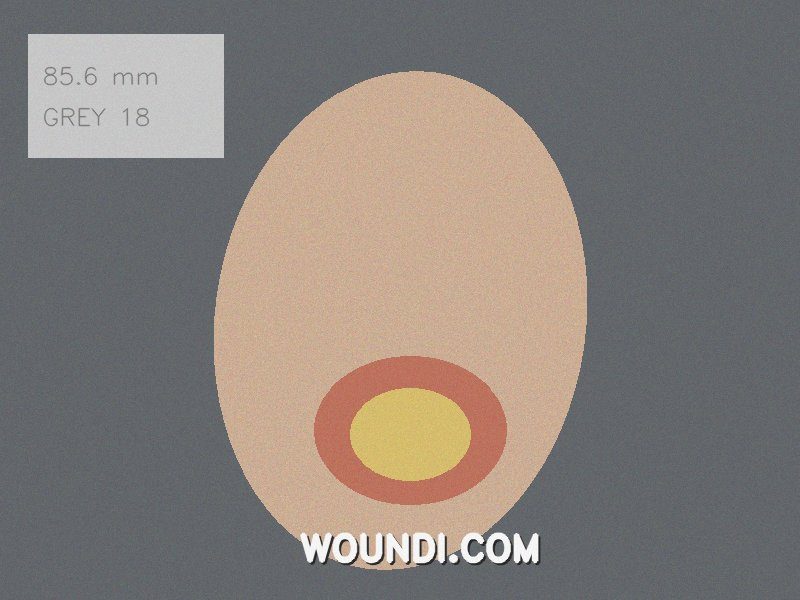
#> input picture api/tests/fixtures/carded_and_watermarked_foot.jpg, 800 x 600 px
$ python -i cv_utils.py   (imports and definitions only)   (older library calls are emulated)
#> lines starting #> are read from the running program, lines starting #| are printed output that depends on the picture; after the words box and inside, x2 and y2 are one past the last pixel; in counts of white or black regions, pixels touching at a corner belong together
"""Shared image primitives used by the quality gate and the classical backend.

All measurements are made INSIDE the detected subject region, so a busy or
badly lit background does not drive the result.
"""

from __future__ import annotations

import cv2
import numpy as np

MAX_WORK_DIM = 720


# [14 lines left out: functions decode_image, encode_png, not called in this run]


def work_scale(img: np.ndarray) -> float:
    h, w = img.shape[:2]
    longest = max(h, w)
    return min(1.0, MAX_WORK_DIM / float(longest)) if longest else 1.0


# [7 lines left out: function lab_planes, not called in this run]


def estimate_subject_mask(bgr: np.ndarray) -> tuple[np.ndarray, float]:
    """Segment the photographed subject from the background.

    Models the background from the image border, measures LAB distance from
    that model, and keeps the largest coherent region. A true close-up (subject
    fills the frame, so border == subject) is detected and the whole frame is
    treated as the subject rather than producing noise.

    Returns (uint8 mask 0/255 at full resolution, fraction of frame covered).
    """
    h, w = bgr.shape[:2]
    scale = work_scale(bgr)
    small = cv2.resize(bgr, None, fx=scale, fy=scale, interpolation=cv2.INTER_AREA) \
        if scale < 1.0 else bgr
    sh, sw = small.shape[:2]

    blur = cv2.GaussianBlur(small, (5, 5), 0)
    lab = cv2.cvtColor(blur, cv2.COLOR_BGR2LAB).astype(np.float32)

    band_y = max(2, int(sh * 0.08))
    band_x = max(2, int(sw * 0.08))
    border = np.concatenate(
        [
            lab[:band_y, :, :].reshape(-1, 3),
            lab[-band_y:, :, :].reshape(-1, 3),
            lab[:, :band_x, :].reshape(-1, 3),
            lab[:, -band_x:, :].reshape(-1, 3),
        ]
    )
    bg = np.median(border, axis=0)
    dist = np.linalg.norm(lab - bg, axis=2)

    # Close-up: nothing in frame is far from the border colour.
    if float(np.percentile(dist, 95)) < 14.0:
        mask_full = np.full((h, w), 255, dtype=np.uint8)
        return mask_full, 1.0

    dmax = float(dist.max()) or 1.0
    dist_u8 = np.clip(dist / dmax * 255.0, 0, 255).astype(np.uint8)
    _, th = cv2.threshold(dist_u8, 0, 255, cv2.THRESH_BINARY + cv2.THRESH_OTSU)

    k = max(3, (min(sh, sw) // 60) | 1)
    kernel = cv2.getStructuringElement(cv2.MORPH_ELLIPSE, (k, k))
    th = cv2.morphologyEx(th, cv2.MORPH_CLOSE, kernel, iterations=2)
    th = cv2.morphologyEx(th, cv2.MORPH_OPEN, kernel, iterations=1)

    n, labels, stats, _ = cv2.connectedComponentsWithStats(th, connectivity=8)
    if n <= 1:
        mask_small = np.full((sh, sw), 255, dtype=np.uint8)
    else:
        areas = stats[1:, cv2.CC_STAT_AREA]
        largest = int(np.argmax(areas)) + 1
        mask_small = np.where(labels == largest, 255, 0).astype(np.uint8)
        # Fill interior holes so a dark wound bed stays part of the subject.
        contours, _ = cv2.findContours(
            mask_small, cv2.RETR_EXTERNAL, cv2.CHAIN_APPROX_SIMPLE
        )
        if contours:
            mask_small = np.zeros_like(mask_small)
            cv2.drawContours(mask_small, contours, -1, 255, thickness=cv2.FILLED)

    mask_full = cv2.resize(mask_small, (w, h), interpolation=cv2.INTER_NEAREST) \
        if scale < 1.0 else mask_small
    fraction = float((mask_full > 0).mean())

    # A degenerate segmentation is worse than none: fall back to the frame.
    if fraction < 0.02:
        return np.full((h, w), 255, dtype=np.uint8), 1.0
    return mask_full, fraction


# [10 lines left out: function masked_stats, not called in this run]


FOCUS_NORM_SHORT_SIDE = 480


# [52 lines left out: functions focus_variance, exposure_mean, drop_thin_structures, not called in this run]


# --- a bounded bed, or diffuse colour -----------------------------------------
#
# The third axis, and the one a field capture asked for directly.
#
# This module measures three things: red, yellow, dark. A granulating ulcer bed
# is RED -- not yellow, not dark -- so by construction it lands in `erythema`
# and is reported as "surface redness", the same bucket as a flush, a stain of
# pressure hyperaemia, or the pink of a warm foot. On a real photograph of an
# open plantar ulcer the wound came back as `erythema 10.7%` inside a bounding
# box far larger than the wound, and nothing on the page distinguished it from
# scattered colour variation.
#
# What differs is the same thing that separates slough from callus, one axis
# over: a bed lies IN a defect, so it has a real margin and a moist surface.
# Diffuse redness fades into the skin around it and is dry.
#
# WHAT THIS DOES NOT DO. It does not raise the grade, and it cannot: erythema
# is capped at REVIEW in `evidence._erythema` because redness in a photograph
# is a colour, set as much by the lamp and the white balance as by the skin --
# a bounded red area is still a colour, and none of the tests below establishes
# warmth, infection or depth. "bed_like" is a statement about a BOUNDARY, not
# about tissue viability, and the ceiling is unchanged and asserted by test.

RED_BED_MIN_EDGE = 25.0         # a wound margin is a real step, as for slough
RED_BED_MIN_SPECULAR = 0.012    # a bed is moist; intact red skin is not


# [195 lines left out: functions red_region_character, drop_backdrop_regions, looks_like_skin, chroma, not called in this run]


# --- colour reference card ---------------------------------------------------
#
# Every threshold this platform applies to colour is stated RELATIVE to the
# patient's own skin, precisely because absolute colour in a phone photograph is
# not a measurement -- auto white balance, tungsten versus daylight, and the
# screen the clinician is standing under all move it further than illness does.
# Relative thresholds survive that, but two images of the same wound taken on
# different days still cannot be compared numerically.
#
# A neutral grey or white card held in the frame fixes that, and only that. It
# gives the illuminant a known answer, so the correction that maps the card back
# to neutral can be applied to the whole frame. It does NOT make the camera a
# colorimeter, and it does not make any of the findings diagnostic.

REFERENCE_MIN_AREA_FRAC = 0.004     # smaller than this and it is a highlight
REFERENCE_MAX_AREA_FRAC = 0.25      # larger and it is probably the background
# A card under a coloured light is NOT neutral in the captured pixels -- that
# cast is exactly what it is there to measure. So this bound is loose enough to
# admit a card under a strong indoor cast, and the genuinely coloured objects it
# lets through are caught afterwards by the gain-spread refusal, which asks a
# sharper question: are these gains plausible for any real illuminant?
REFERENCE_MAX_CHROMA = 30.0         # LAB units from the neutral axis
REFERENCE_MIN_L = 70.0              # a card in deep shadow corrects nothing
# Deliberately admits blown-out cards. A card detected and then refused with
# "move out of direct light" is far more useful to the clinician than a card
# that was never mentioned at all.
REFERENCE_MAX_L = 255.0
REFERENCE_MAX_L_STD = 14.0          # a card is flat; a wall with a shadow is not
REFERENCE_MAX_CLIPPED_FRAC = 0.02   # blown highlights carry no colour
REFERENCE_MAX_GAIN = 1.60           # beyond this the "card" was probably not grey
# A card must stand clearly apart in brightness from whatever else in the frame
# is neutral. Without this, a plain grey backdrop with no card in it splits
# arbitrarily into a "bright half" that then gets used as a reference.
REFERENCE_MIN_SEPARATION_L = 25.0


# [209 lines left out: functions find_reference_card, _card_from_population, white_balance_gain, not called in this run]


def apply_gain(bgr: np.ndarray, gains: np.ndarray) -> np.ndarray:
    out = bgr.astype(np.float32) * gains.reshape(1, 1, 3)
    return np.clip(out, 0, 255).astype(np.uint8)


# [180 lines left out: functions clean_binary, blobs_from_mask, area_pct, region_coherence, mask_asymmetry, contour_solidity and 2 more, not called in this run]


# --- shadow or eschar --------------------------------------------------------
#
# The single most important discrimination this module makes, and the one it
# got wrong in the field: a healthy toe was reported as necrotic tissue because
# the gap between two toes is dark. Area and darkness alone cannot separate
# them -- a shadow and an eschar are both "a dark patch".
#
# What separates them is the EDGE and the SURFACE.
#
#   A shadow is cast light. Its boundary is a gradient, because the penumbra
#   spreads over many pixels, and its interior is as smooth as the skin under
#   it -- there is nothing there but less light.
#
#   An eschar is a physical crust. Its boundary is an edge, because the tissue
#   itself changes at that line, and its interior is rough: dried, fissured,
#   wrinkled.
#
# So: measure the sharpness of the boundary, and the texture inside it.

# Measured across soft/crisp/faint/deep shadows on light and dark skin
# (13.6-30.0) and across smooth/typical/fissured crusts (271-283). Set with
# room on both sides; a real photograph is noisier than a synthetic one, and
# the fallback when the two measurements disagree is "indeterminate", which
# suppresses nothing.
SHADOW_MAX_EDGE = 60.0        # mean gradient across the boundary band
SHADOW_MAX_TEXTURE = 6.0      # std of the high-pass response inside the region


# [51 lines left out: function dark_region_character, not called in this run]


# --- callus or slough --------------------------------------------------------
#
# The same class of problem as shadow-versus-eschar, one axis over. Callus and
# slough are both yellow and both sit on the surface, so the b* threshold that
# finds one finds the other -- and a field capture showed exactly that: thick
# callus on a toe was measured as "tissue breakdown".
#
# What differs is the MATERIAL and where it sits.
#
#   Callus is dry thickened keratin, continuous with the skin around it. It
#   thickens gradually, so it has no edge at skin level, and being dry it
#   scatters light evenly with few specular highlights.
#
#   Slough is moist devitalised tissue lying IN a defect. The wound margin is
#   a real edge, and wet tissue throws specular highlights that dry keratin
#   does not.
#
# Neither measurement names a diagnosis. "Callus-like" is not "harmless" --
# an ulcer very often hides underneath callus, which is why the follow-up asks
# whether the skin is actually broken rather than trusting this.

SLOUGH_MIN_EDGE = 25.0          # wound margin gradient (callus ~15, slough ~35)
SLOUGH_MIN_SPECULAR = 0.012     # fraction of the region that is wet-bright


# [66 lines left out: function yellow_region_character, not called in this run]

>>> import cv2
>>> picture = cv2.imread('../../tests/fixtures/carded_and_watermarked_foot.jpg')
#> picture is the input picture: shape (600, 800, 3); mean B, G, R 122.3, 127.5, 135.5
>>> result = estimate_subject_mask(picture)
#> in estimate_subject_mask, `scale = work_scale(bgr)`: scale = 0.9
#> in estimate_subject_mask, `lab = cv2.cvtColor(blur, cv2.COLOR_BGR2LAB).astype(np.float32)`:
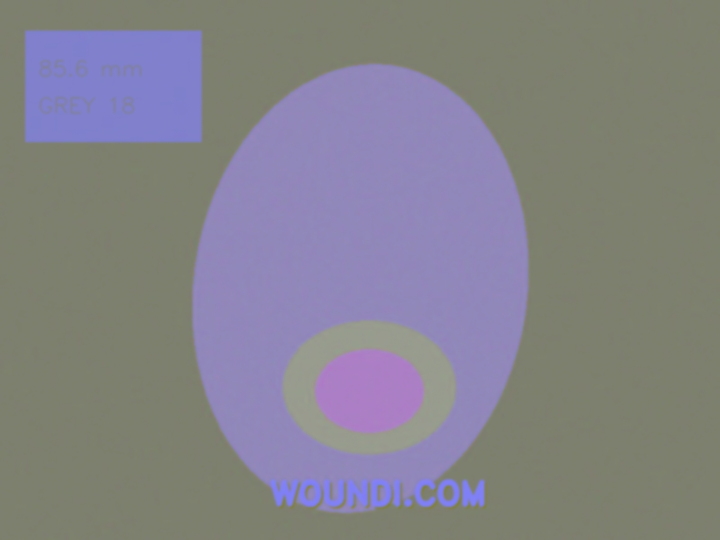
#> lab: shape (540, 720, 3) float32; mean B, G, R 137.2, 130.5, 131.4
#> in estimate_subject_mask, `bg = np.median(border, axis=0)`: bg = [110, 128, 125]
#> in estimate_subject_mask, `dist = np.linalg.norm(lab - bg, axis=2)`:
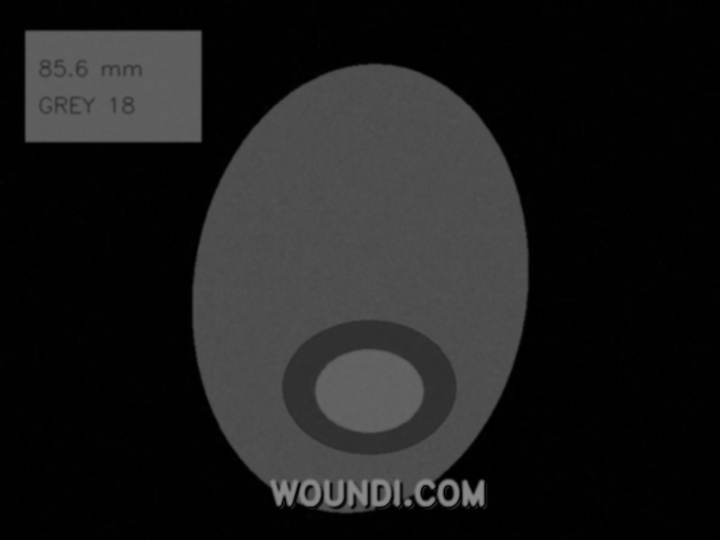
#> dist: shape (540, 720) float32; min 0, max 137.1, mean 29.2
#> in estimate_subject_mask, `dmax = float(dist.max()) or 1.0`: dmax = 137.1
#> in estimate_subject_mask, `dist_u8 = np.clip(dist / dmax * 255.0, 0, 255).astype(np.uint8)`:
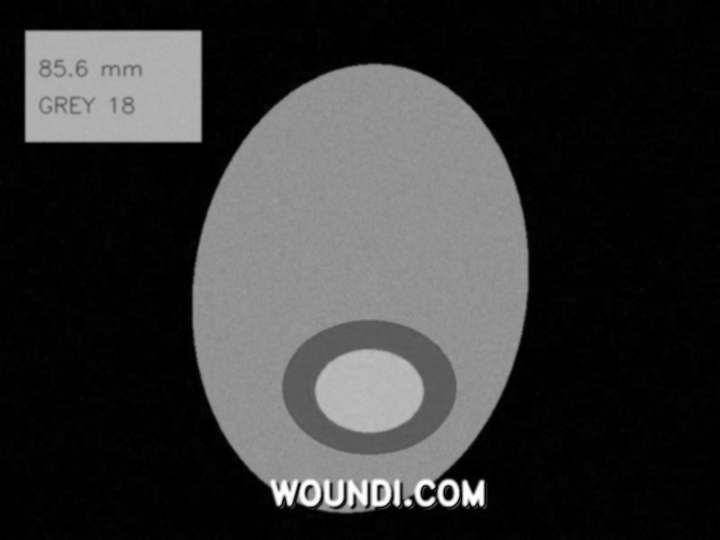
#> dist_u8: shape (540, 720); min 0, max 255, mean 53.8
#> in estimate_subject_mask, `_, th = cv2.threshold(dist_u8, 0, 255, cv2.THRESH_BINARY + cv2.THRESH_..`:
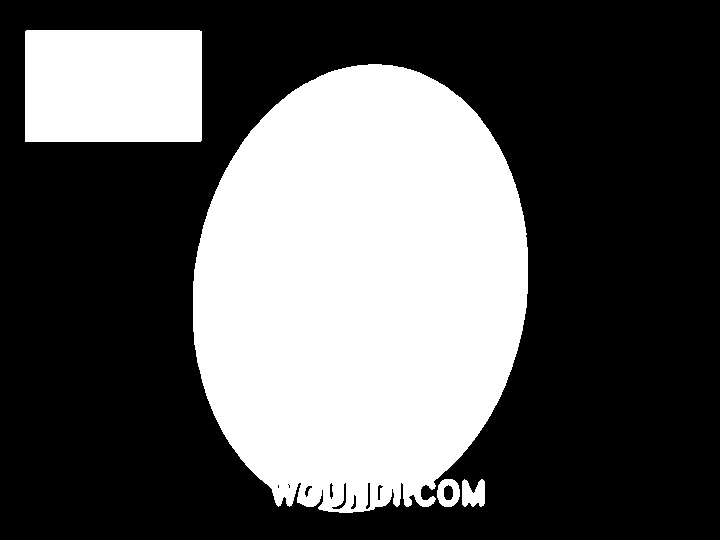
#> th: shape (540, 720); 35.7% white; 4 white regions, box (x1, y1, x2, y2) and area: (193, 64, 528, 513) 118005, (25, 30, 202, 142) 19820, (462, 479, 485, 507) 495, (437, 479, 460, 507) 416
#> in estimate_subject_mask, `th = cv2.morphologyEx(th, cv2.MORPH_CLOSE, kernel, iterations=2)`: th: shape (540, 720); 36% white; 2 white regions, box (x1, y1, x2, y2) and area: (193, 64, 528, 513) 120110, (25, 30, 202, 142) 19820
#> in estimate_subject_mask, `th = cv2.morphologyEx(th, cv2.MORPH_OPEN, kernel, iterations=1)`: th: shape (540, 720); 36% white; 2 white regions, box (x1, y1, x2, y2) and area: (193, 64, 528, 513) 120098, (25, 30, 202, 142) 19800
#> in estimate_subject_mask, `n, labels, stats, _ = cv2.connectedComponentsWithStats(th, connectivit..`:
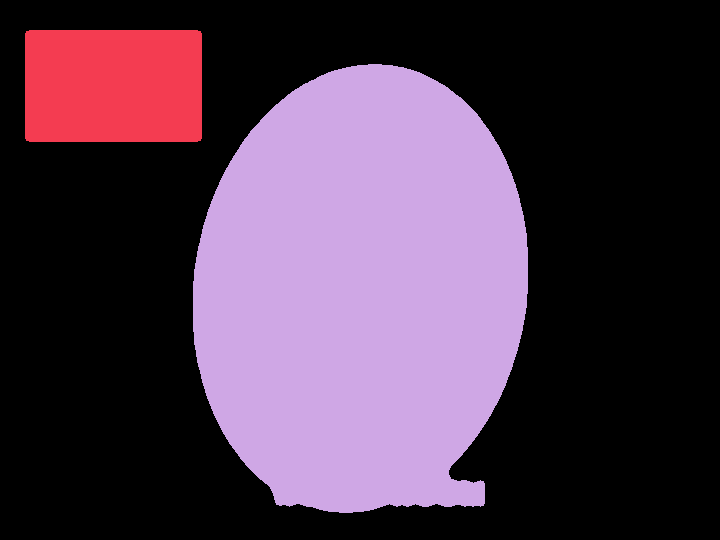
#> labels: shape (540, 720) int32; 3 distinct labels, from 0 to 2; one colour per label, 0 black
#> in estimate_subject_mask, `n, labels, stats, _ = cv2.connectedComponentsWithStats(th, connectivit..`: n = 3; stats = [[0, 0, 720, 540, 248902], [25, 30, 177, 112, 19800], [193, 64, 335, 449, 120098]]
#> in estimate_subject_mask, `areas = stats[1:, cv2.CC_STAT_AREA]`: areas = [19800, 120098]
#> in estimate_subject_mask, `largest = int(np.argmax(areas)) + 1`: largest = 2
#> in estimate_subject_mask, `mask_small = np.where(labels == largest, 255, 0).astype(np.uint8)`:
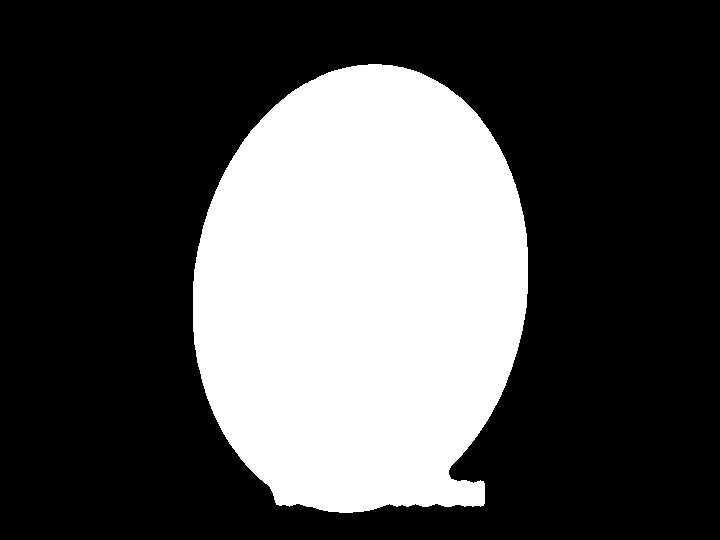
#> mask_small: shape (540, 720); 30.9% white; 1 white region
#> in estimate_subject_mask, `contours, _ = cv2.findContours( mask_small, cv2.RETR_EXTERNAL, cv2.CHA..`: contours = 1 contour; box (x1, y1, x2, y2) and area: (193, 64, 528, 513) 119482
#> in estimate_subject_mask, `mask_full = cv2.resize(mask_small, (w, h), interpolation=cv2.INTER_NEA..`:
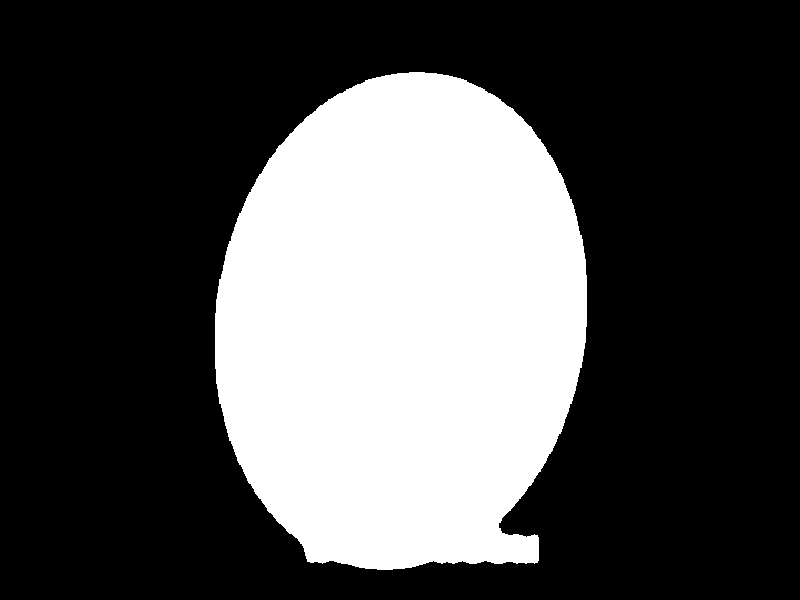
#> mask_full: shape (600, 800); 30.9% white; 1 white region, box (x1, y1, x2, y2) and area: (215, 72, 587, 570) 148259
#> in estimate_subject_mask, `fraction = float((mask_full > 0).mean())`: fraction = 0.309
